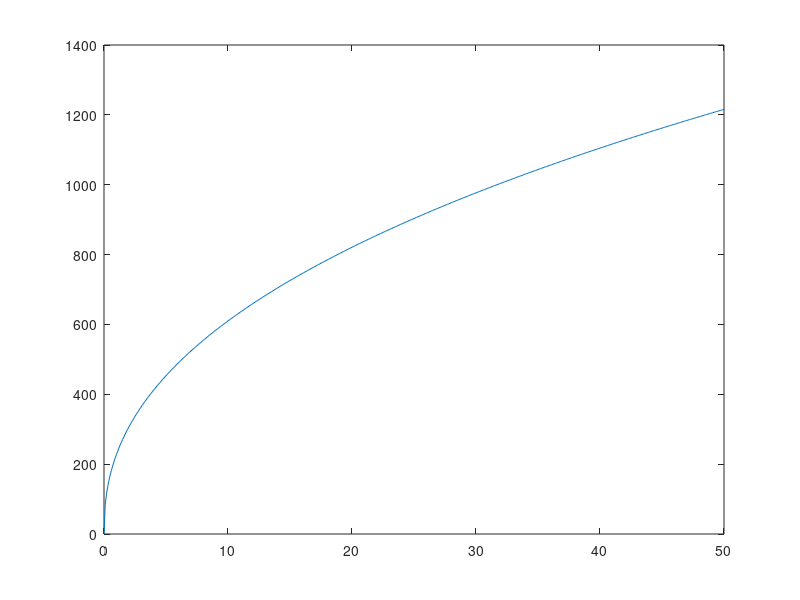

MATLAB code to generate this figure:


Cccn=[1000:50:6000];
Cccn=2000;
Kccn=0.8;
W=[0:.1:50]; 

%S=[0:0.1:2];

%W=50;

nd=Cccn.^(2/(Kccn+2.)) * ( 1.62e-3*(100*W).^1.5 /Kccn/beta(1.5,Kccn/2.) ).^(Kccn/(Kccn+2)); %Twomey paper and LES

%nd=Cccn^0.8*W.^0.3;
%nd=Cccn.*S.^Kccn;

%nd=Cccn*( 3.6*( 1.6e-3*(100*W).^1.5/Cccn ).^(1/(Kccn+2)) ).^Kccn; %EMM Twomey from peak supersat

S=(nd./Cccn).^(1./Kccn); %from N=Cccn*S^Kccn

%nd = 7.e-2 * (100.*W).^1.5;
%nd = 0.88e6 * (Cccn).^(2./(2.+ Kccn)) * nd.^(Kccn/(2.+ Kccn))  ; 

%nd=1e-6*0.88e6*Cccn.^(2/(Kccn+2))*(0.07*(100.*W).^1.5).^(Kccn/(Kccn+2)); %EMM Twomey number of primary droplets at cloud bsae



%figure;plot(S.*100,nd/1e6);
figure;
plot(W,nd);
